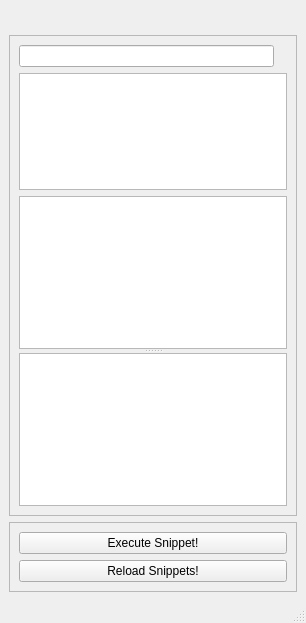
<?xml version="1.0" encoding="UTF-8"?>
<ui version="4.0">
 <class>Loader_MainWindow</class>
 <widget class="QMainWindow" name="Loader_MainWindow">
  <property name="geometry">
   <rect>
    <x>0</x>
    <y>0</y>
    <width>306</width>
    <height>623</height>
   </rect>
  </property>
  <property name="windowTitle">
   <string>Snippets Loader</string>
  </property>
  <widget class="QWidget" name="Loader_centralwidget">
   <layout class="QGridLayout" name="Loader_centralwidget_gridLayout">
    <item row="0" column="0" colspan="2">
     <layout class="QHBoxLayout" name="Snippets_Loader_Logo_horizontalLayout">
      <item>
       <spacer name="left_horizontalSpacer">
        <property name="orientation">
         <enum>Qt::Horizontal</enum>
        </property>
        <property name="sizeHint" stdset="0">
         <size>
          <width>0</width>
          <height>20</height>
         </size>
        </property>
       </spacer>
      </item>
      <item>
       <widget class="QLabel" name="Snippets_Loader_Logo_label">
        <property name="text">
         <string/>
        </property>
       </widget>
      </item>
      <item>
       <spacer name="right_horizontalSpacer">
        <property name="orientation">
         <enum>Qt::Horizontal</enum>
        </property>
        <property name="sizeHint" stdset="0">
         <size>
          <width>0</width>
          <height>20</height>
         </size>
        </property>
       </spacer>
      </item>
     </layout>
    </item>
    <item row="2" column="0" colspan="2">
     <widget class="QFrame" name="Methods_frame">
      <property name="frameShape">
       <enum>QFrame::StyledPanel</enum>
      </property>
      <property name="frameShadow">
       <enum>QFrame::Raised</enum>
      </property>
      <layout class="QGridLayout" name="Methods_frame_gridLayout">
       <item row="2" column="0">
        <widget class="QSplitter" name="Loader_splitter">
         <property name="orientation">
          <enum>Qt::Vertical</enum>
         </property>
         <widget class="QListWidget" name="Methods_listWidget"/>
         <widget class="QTextBrowser" name="Informations_textBrowser"/>
        </widget>
       </item>
       <item row="0" column="0">
        <layout class="QHBoxLayout" name="Search_horizontalLayout">
         <item>
          <widget class="QLineEdit" name="Search_lineEdit"/>
         </item>
         <item>
          <widget class="QLabel" name="Search_Icon_label">
           <property name="text">
            <string/>
           </property>
          </widget>
         </item>
        </layout>
       </item>
       <item row="1" column="0">
        <widget class="QListView" name="Interfaces_listView"/>
       </item>
      </layout>
     </widget>
    </item>
    <item row="3" column="0" colspan="2">
     <widget class="QFrame" name="Buttons_frame">
      <property name="frameShape">
       <enum>QFrame::StyledPanel</enum>
      </property>
      <property name="frameShadow">
       <enum>QFrame::Raised</enum>
      </property>
      <layout class="QGridLayout" name="Buttons_frame_gridLayout">
       <item row="0" column="0">
        <widget class="QPushButton" name="Execute_Snippet_pushButton">
         <property name="text">
          <string>Execute Snippet!</string>
         </property>
        </widget>
       </item>
       <item row="1" column="0">
        <widget class="QPushButton" name="Reload_Snippets_pushButton">
         <property name="text">
          <string>Reload Snippets!</string>
         </property>
        </widget>
       </item>
      </layout>
     </widget>
    </item>
   </layout>
  </widget>
  <widget class="QStatusBar" name="statusbar"/>
 </widget>
 <resources/>
 <connections/>
</ui>
